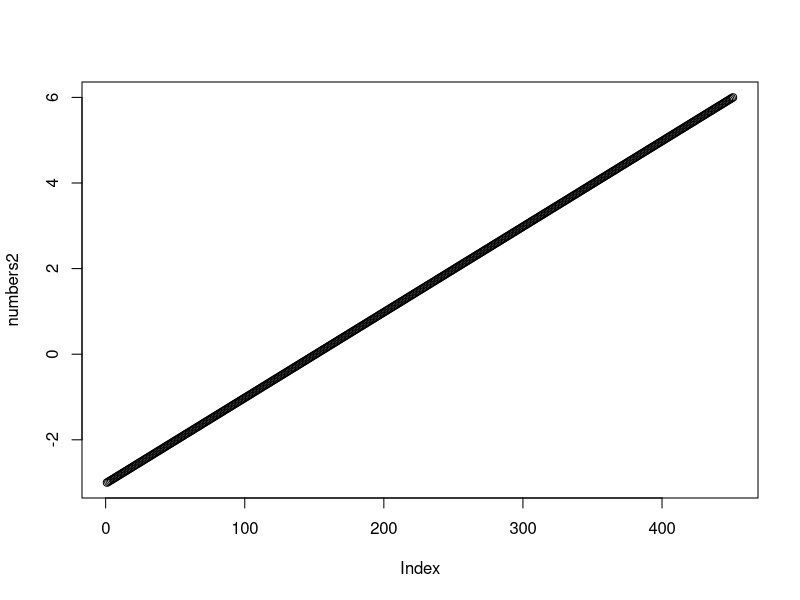
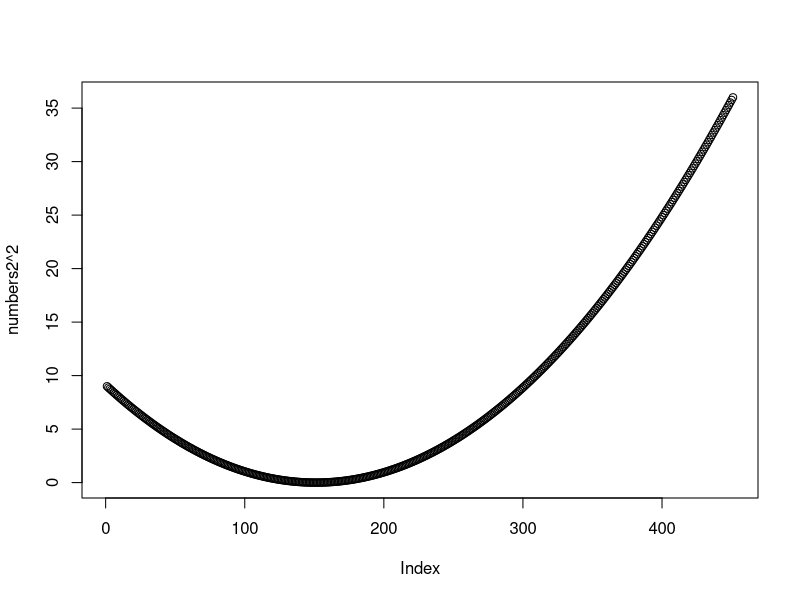

Write the R code that produced these figures, in order.
## ---- chunk 1
getwd()
## ---- chunk 2
library(tidyverse)
## ---- chunk 3
tibble(iris)
## ---- chunk 4
mydata <- iris
## ---- chunk 5
head(mydata, 10)
## ---- chunk 6
mydata[1:10,]
## ---- chunk 7
mypart <- mydata[,c(1,5)]
## ---- chunk 8
mypart[mypart$Species == "versicolor",]
## ---- chunk 9
head(mypart[mypart$Species == "versicolor",])

tail(mypart[mypart$Species == "versicolor",])
## ---- chunk 10
mypart$Species
## ---- chunk 11
class(mydata)
## ---- chunk 12
numbers <- 1:10

class(numbers)
## ---- chunk 13
numbers2 <- seq(from = -3, to = 6, by = 0.02)

class(numbers)
## ---- chunk 14
words <- c("Hello", "I", "am", "Bas")

class(words)
## ---- chunk 15
class("Netherlands")

class(c(1, "test"))

a <- 1:4
class(a)

class(a) <- "character"
class(a)

#Factors
factor(1:3)
b <- factor(c(1, 2, 1, 2, 1, 2))

b

class(b)
levels(b)


#Logicals
x <- 1
y <- 3

x == 2
x == 1

x <= 4
x > 5

x + y == 4
x / y == 0.33

x / y == 1/3

mydata$Species == "versicolor"
## ---- chunk 16
mean(numbers2)

sum(numbers2)

plot(numbers2)

plot(numbers2^2)
## ---- chunk 17
mean(words)
## ---- chunk 18
class(mydata)

str(mydata)
## ---- chunk 19
mydata2 <- mutate(mydata, Sepal.Surface = Sepal.Length * Sepal.Width)


head(mydata2, 10)
## ---- chunk 20
groupeddata<- group_by(mydata2, Species)

is.grouped_df(groupeddata)

summarise(groupeddata, mean = mean(Sepal.Surface))
## ---- chunk 21
library(tibble)

# First I define x, and then I use that definition of x to generate y
tibble(x = 1:5, y = x^2)
## ---- chunk 22
mydata2 %>%
  group_by(Species) %>%
  summarise(mean = mean(Sepal.Surface))
## ---- chunk 23
mydata2 %>%
  group_by(Species) %>%
  summarise(mean = mean(Sepal.Surface), 
            sd = sd(Sepal.Surface), 
            median = median(Sepal.Surface), 
            min = min(Sepal.Surface), 
            max = max(Sepal.Surface), 
            n = n())
